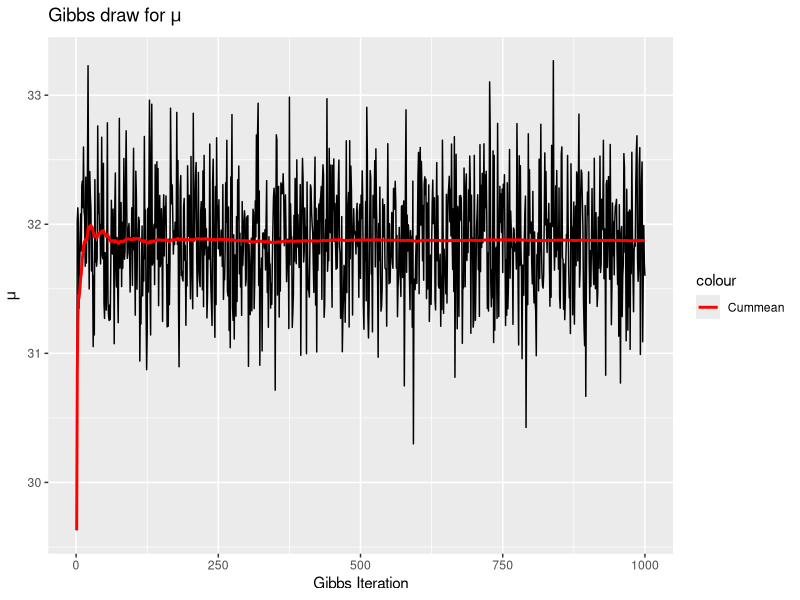
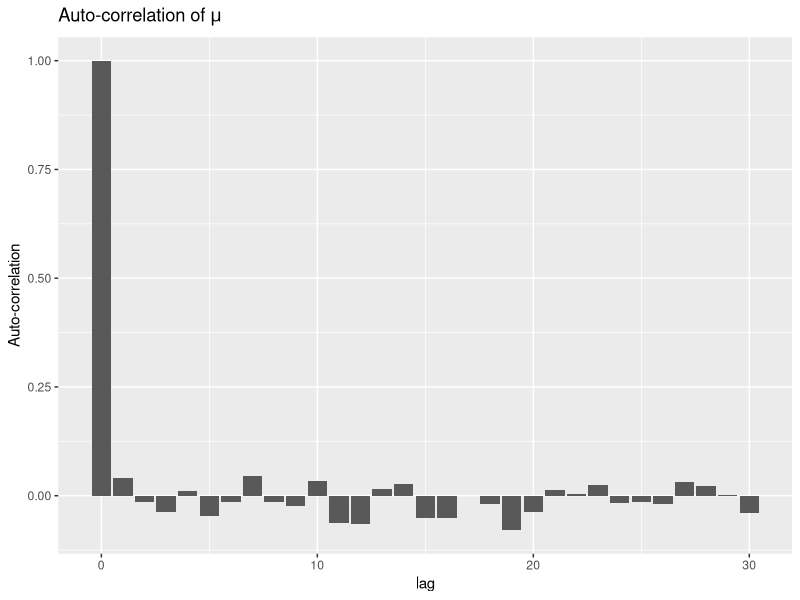
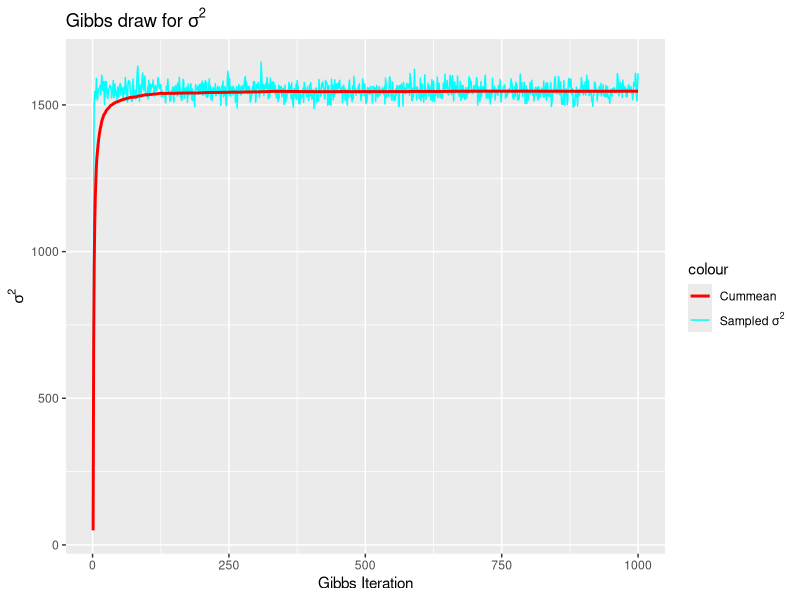
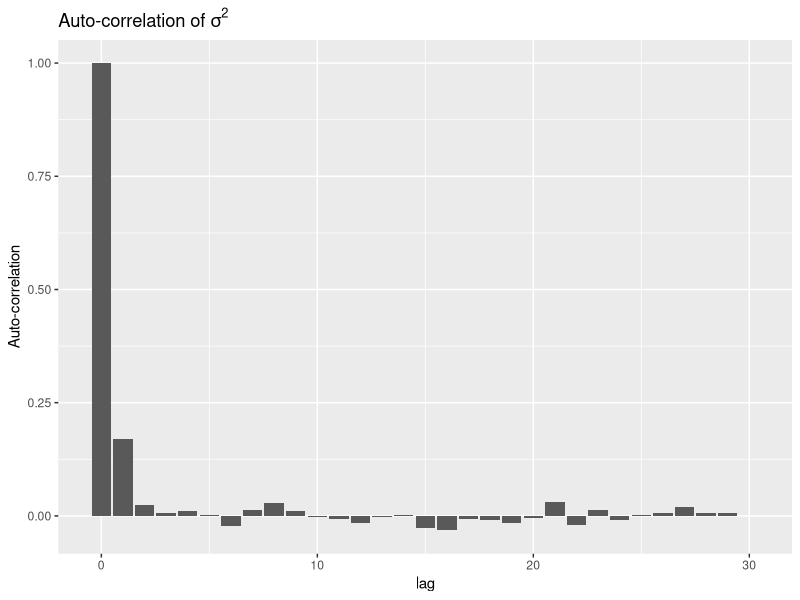
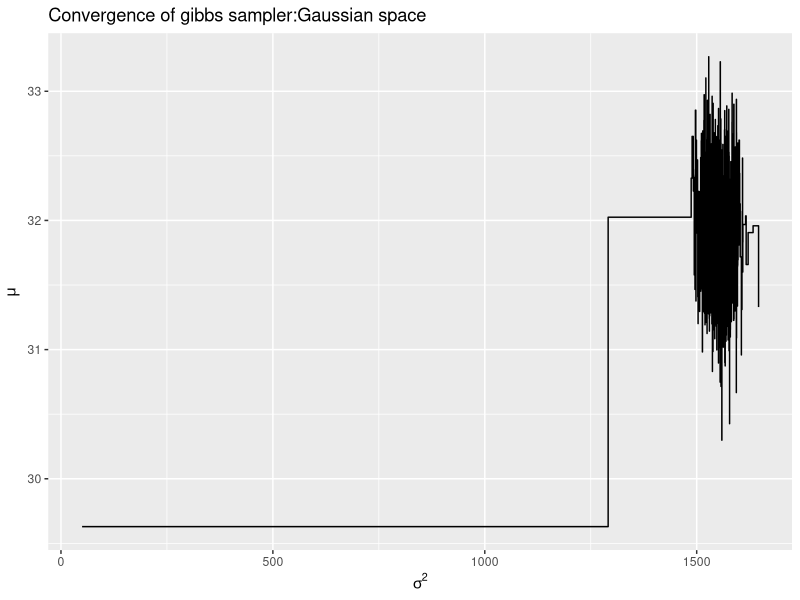

These charts were generated, in order, by the following R code: (Note: a time limit stopped this script after it produced the figures.)
## ---- chunk 1
knitr::opts_chunk$set(echo = FALSE,warning=NA,eval=TRUE,message=FALSE)

library(ggplot2)
library(gridExtra)
library(dplyr)
## ---- chunk 2
#to calculate inverse chi sqaure
invchisq <- function(v,sq) {
  sg_sq <- (v*sq)/rchisq(1,v)
  return(sg_sq)
}
## ---- chunk 3
rainfall <- read.table("rainfall.txt")
colnames(rainfall) <- "Precipitation"

n <- nrow(rainfall)

#Initial parameters
mu0 <- 30
sg0_sq <- 50 
tau0_sq <- 1
nDraws = 1000  #number of draws for parameters
v0 <- 1500


gibbs_bayes <- function(x,mu,sg_sq,tau0_sq,v0)
{ mn <- mean(x)
  n <- length(x)
  vn <- v0 +n
  gibbsDraws <- matrix(0,nDraws,2)
  gibbsDraws[1,] <- c(mu,sg_sq)
  for (i in 2:nDraws) {
    
    numertr <- (n/sg_sq)
    denomtr <- (n/sg_sq) + (1/tau0_sq)
    w <- (numertr)/(denomtr)
    mu_n <- w*mn + (1-w)*mu0
    
    taun_sq <-  (sg_sq*tau0_sq)/((n*tau0_sq)+ sg_sq)
    mu <- rnorm(1,mu_n,sqrt(taun_sq))
    
    scn_arg <- ((v0*sg_sq)+sum((x-mu)^2))/vn
    sg_sq <- invchisq(vn,scn_arg)
    gibbsDraws[i,] <- c(mu,sg_sq)
    
  }
  
  return(gibbsDraws)
  
}

mu <- rnorm(1,mu0,sqrt(tau0_sq))
sg_sq <- invchisq(v0,sg0_sq)

data <- gibbs_bayes(rainfall$Precipitation,mu,sg_sq,tau0_sq,v0)
data <- as.data.frame(data)
colnames(data) <- c("mu","sig")
data$cummean_mu <- cummean(data$mu)
data$cummean_sig <- cummean(data$sig)

#calculating autocorrelation

mu_ac <- acf(data$mu,plot=FALSE,type="correlation")
sig_ac <- acf(data$sig,plot=FALSE,type="correlation")
autocor_data <- data.frame(mu_ac$acf,sig_ac$acf,lag=mu_ac$lag)
colnames(autocor_data) <- c("mu_ac","sig_ac","lag")
## ---- chunk 4
 
    ggplot(data, aes(x = 1:nDraws,y =mu, mucolor = "mu")) + geom_line() + xlab("Gibbs Iteration") +
    ylab(expression(mu)) + geom_line(aes(x = 1:nDraws,y =cummean_mu,color = "cummean_mu"), size = 1) +
    ggtitle(expression(paste("Gibbs draw for ", mu))) +
    scale_color_manual(labels = c("Cummean", expression(paste("Sampled ", mu))),
    values = c("red", "Cyan"))
    
    ggplot(data = autocor_data, mapping = aes(x = lag, y = mu_ac)) +
    geom_bar(stat = "identity", position = "identity") +
    ggtitle(expression(paste("Auto-correlation of ", mu))) + ylab("Auto-correlation")
    
    ggplot(data, aes(x = 1:nDraws,y = sig,color = "sig")) + geom_line() + xlab("Gibbs Iteration") +
    ylab(expression(sigma ^ 2)) + geom_line(aes(x = 1:nDraws,y = cummean_sig,
                                                color = "cummean_mu"), size = 1) +
    ggtitle(expression(paste("Gibbs draw for ", sigma^2))) +
    scale_color_manual(labels = c("Cummean", expression(paste("Sampled ", sigma ^
    2))),values = c("red", "cyan"))
    
    ggplot(data = autocor_data, mapping = aes(x = lag, y = sig_ac)) +
    geom_bar(stat = "identity", position = "identity") +
    ggtitle(expression(paste("Auto-correlation of ", sigma ^
    2))) +
    ylab("Auto-correlation")


ggplot(data,aes(x=sig,y=mu)) + geom_step() + xlab(expression(sigma^2)) + ylab(expression(mu)) + ggtitle("Convergence of gibbs sampler:Gaussian space")
## ---- chunk 5
#Code credits :  Estimating a simple mixture of normals Author: Mattias Villani
#this uses semi conjugate prior
# Data options
set.seed(12345)
x <- as.matrix(rainfall$Precipitation)

# Model options
nComp <- 2    # Number of mixture components

# Prior options
alpha <- 10*rep(1,nComp) # Dirichlet(alpha)
muPrior <- rep(0,nComp) # Prior mean of mu
tau2Prior <- rep(10,nComp) # Prior std of mu
sigma2_0 <- rep(var(x),nComp) # s20 (best guess of sigma2)
nu0 <- rep(4,nComp) # degrees of freedom for prior on sigma2

# MCMC options
nIter <- 1000 # Number of Gibbs sampling draws

# Plotting options
plotFit <- TRUE
lineColors <- c("blue", "green", "magenta", 'yellow')
################   END USER INPUT ###############

###### Defining a function that simulates from the 
rScaledInvChi2 <- function(n, df, scale){
  return((df*scale)/rchisq(n,df=df))
}

####### Defining a function that simulates from a Dirichlet distribution
rDirichlet <- function(param){
  nCat <- length(param)
  piDraws <- matrix(NA,nCat,1)
  for (j in 1:nCat){
    piDraws[j] <- rgamma(1,param[j],1)
  }
# Diving every column of piDraws by the sum of the elements in that column.
  piDraws = piDraws/sum(piDraws)
  return(piDraws)
}

# Simple function that converts between two different representations 
#of the mixture allocation

S2alloc <- function(S){
  n <- dim(S)[1]
  alloc <- rep(0,n)
  for (i in 1:n){
    # from all components it return which position has 1
    alloc[i] <- which(S[i,] == 1) 
  }
  return(alloc)
}

# Initial value for the MCMC
nObs <- length(x)
#S is a matrix which says from which component the 
#particular observation is sampled'
# nObs-by-nComp matrix with component allocations.
S <- t(rmultinom(nObs, size = 1 , prob = rep(1/nComp,nComp))) 
mu <- quantile(x, probs = seq(0,1,length = nComp))
sigma2 <- rep(var(x),nComp)
probObsInComp <- rep(NA, nComp)

# Setting up the plot
xGrid <- seq(min(x)-1*apply(x,2,sd),max(x)+1*apply(x,2,sd),length = 100)
xGridMin <- min(xGrid)
xGridMax <- max(xGrid)
mixDensMean <- rep(0,length(xGrid))
effIterCount <- 0
ylim <- c(0,2*max(density(x)$y))
#ylim = c(0,2*max(hist(x)$density))
## ---- chunk 6
par_mat = matrix(NA, nrow = nIter, ncol = nComp*2)
for (k in 1:nIter){
  alloc <- S2alloc(S) # Just a function that converts between different
                       #representations of the group allocations
  nAlloc <- colSums(S)
  # Update components probabilities
  pi <- rDirichlet(alpha + nAlloc)
  
  # Update mu's
  for (j in 1:nComp){
    precPrior <- 1/tau2Prior[j]
    precData <- nAlloc[j]/sigma2[j]
    precPost <- precPrior + precData
    wPrior <- precPrior/precPost
    muPost <- wPrior*muPrior + (1-wPrior)*mean(x[alloc == j])
    tau2Post <- 1/precPost
    mu[j] <- rnorm(1, mean = muPost, sd = sqrt(tau2Post))
  }
   par_mat[k,1:nComp] = mu
  
  # Update sigma2's
  for (j in 1:nComp){
    sigma2[j] <- rScaledInvChi2(1, df = nu0[j] + nAlloc[j], 
        scale = (nu0[j]*sigma2_0[j] + 
              sum((x[alloc == j] - mu[j])^2))/(nu0[j] + nAlloc[j]))

  }
  par_mat[k, -c(1:nComp)] = sigma2

  # Update allocation
  for (i in 1:nObs){
    for (j in 1:nComp){
      probObsInComp[j] <- pi[j]*dnorm(x[i], mean = mu[j], sd = sqrt(sigma2[j]))
    }
    S[i,] <- t(rmultinom(1, size = 1 , prob = probObsInComp/sum(probObsInComp)))
  }
  
  # Printing the fitted density against data histogram
  if (plotFit && (k%%1 ==0)){
    effIterCount <- effIterCount + 1

    mixDens <- rep(0,length(xGrid))

    for (j in 1:nComp){
      compDens <- dnorm(xGrid,mu[j],sd = sqrt(sigma2[j]))
      mixDens <- mixDens + pi[j]*compDens
    }
    mixDensMean <- ((effIterCount-1)*mixDensMean + mixDens)/effIterCount

  }
  
}


## ---- chunk 7
plot(x = par_mat[,3], y = par_mat[,1], type = 's',
     main=expression(paste("Convergence of component 1 ",mu[1]," and ", sigma[1])),
     col = "DarkBlue", xlab=expression(paste("",sigma^2)),
     ylab=expression(paste("",mu)))

plot(x = par_mat[,4], y = par_mat[,2], type = 's',
     main=expression(paste("Convergence of component 2 ",mu[2]," and ", sigma[2])),
     col = "DarkBlue",xlab=expression(paste("",sigma^2)),
     ylab=expression(paste("",mu)))

## ---- chunk 8
par_mat_cumsum = apply(par_mat, 2, cumsum)
par_mat_cumsum = apply(par_mat_cumsum,2,"/",seq(1:nIter))

par(mfrow =c(2,2))
plot(x = seq(1:nIter) , y = par_mat_cumsum[,1], col = "DarkBlue" ,
     main = expression(paste("Trajectory of ",mu[1])), xlab = "Iterations",
     ylab = expression(paste(mu[1])))

plot(x = seq(1:nIter) , y = par_mat_cumsum[,2], col = "DarkBlue" ,
     main = expression(paste("Trajectory of ",mu[2])), xlab = "Iterations",
     ylab = expression(paste(mu[2])))

plot(x = seq(1:nIter) , y = par_mat_cumsum[,3], col = "DarkBlue" ,
     main = expression(paste("Trajectory of ",sigma[1])), xlab = "Iterations",
     ylab = expression(paste(sigma[1])))

plot(x = seq(1:nIter) , y = par_mat_cumsum[,4], col = "DarkBlue" ,
    main = expression(paste("Trajectory of ",sigma[2])), xlab = "Iterations",
    ylab = expression(paste(sigma[2])))

## ---- chunk 9
Mode <- function(x) {
  ux <- unique(x)
  ux[which.max(tabulate(match(x, ux)))]
}
## ---- chunk 10
hist(x, breaks = 20, freq = FALSE, xlim = c(xGridMin,xGridMax),
     main = "Final fitted density")
lines(xGrid, mixDensMean, type = "l", lwd = 2, lty = 6, col = "red")
lines(xGrid, dnorm(xGrid, mean = Mode(data$mu), sd = sqrt(Mode(data$sig))), 
      type = "l", lwd = 2, col = "blue")
legend("topright", box.lty = 1, 
       legend = c("Data histogram","Mixture density","Normal density(from a)"), col=c("black","red","blue"), lwd = 2)
